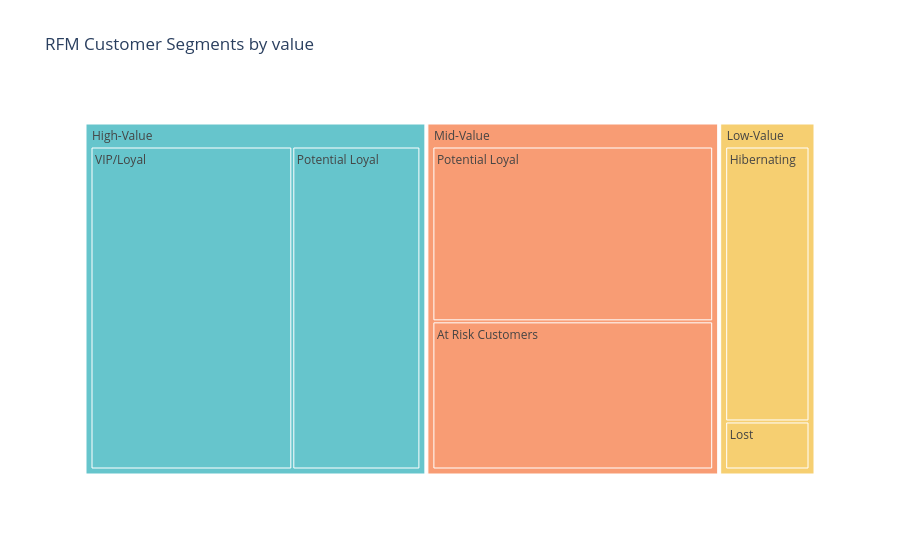

This figure's notebook cell:
### Code cell
# Create a tree map
fig_treemap_segment_product = px.treemap(
    segment_product_counts,
    path=['RFM_Segment_Label', 'RFM_Customer_Segment'],
    values='Count',
    color='RFM_Segment_Label',
    color_discrete_sequence=plotly.colors.qualitative.Pastel,
    title = 'RFM Customer Segments by value'
)
fig_treemap_segment_product.show()

### Figure 1 — Plotly figure (JSON) as saved in the notebook; plotly's stock layout.template omitted (floating-point values rounded to 4 significant figures)
{"data": [{"branchvalues": "total", "customdata": [["High-Value"], ["High-Value"], ["High-Value"], ["Low-Value"], ["Low-Value"], ["Low-Value"], ["Mid-Value"], ["Mid-Value"], ["Mid-Value"]], "domain": {"x": [0, 1], "y": [0, 1]}, "hovertemplate": "labels=%{label}<br>Count=%{value}<br>parent=%{parent}<br>id=%{id}<br>RFM_Segment_Label=%{customdata[0]}<extra></extra>", "ids": ["High-Value/VIP/Loyal", "High-Value/Potential Loyal", "High-Value", "Low-Value/Hibernating", "Low-Value/Lost", "Low-Value", "Mid-Value/Potential Loyal", "Mid-Value/At Risk Customers", "Mid-Value"], "labels": ["VIP/Loyal", "Potential Loyal", "High-Value", "Hibernating", "Lost", "Low-Value", "Potential Loyal", "At Risk Customers", "Mid-Value"], "marker": {"colors": ["rgb(102, 197, 204)", "rgb(102, 197, 204)", "rgb(102, 197, 204)", "rgb(246, 207, 113)", "rgb(246, 207, 113)", "rgb(246, 207, 113)", "rgb(248, 156, 116)", "rgb(248, 156, 116)", "rgb(248, 156, 116)"]}, "name": "", "parents": ["High-Value", "High-Value", "", "Low-Value", "Low-Value", "", "Mid-Value", "Mid-Value", ""], "type": "treemap", "values": [2015.0, 1279.0, 3294.0, 790.0, 138.0, 928.0, 1527.0, 1294.0, 2821.0]}], "layout": {"legend": {"tracegroupgap": 0}, "title": {"text": "RFM Customer Segments by value"}, "treemapcolorway": ["rgb(102, 197, 204)", "rgb(246, 207, 113)", "rgb(248, 156, 116)", "rgb(220, 176, 242)", "rgb(135, 197, 95)", "rgb(158, 185, 243)", "rgb(254, 136, 177)", "rgb(201, 219, 116)", "rgb(139, 224, 164)", "rgb(180, 151, 231)", "rgb(179, 179, 179)"]}}
